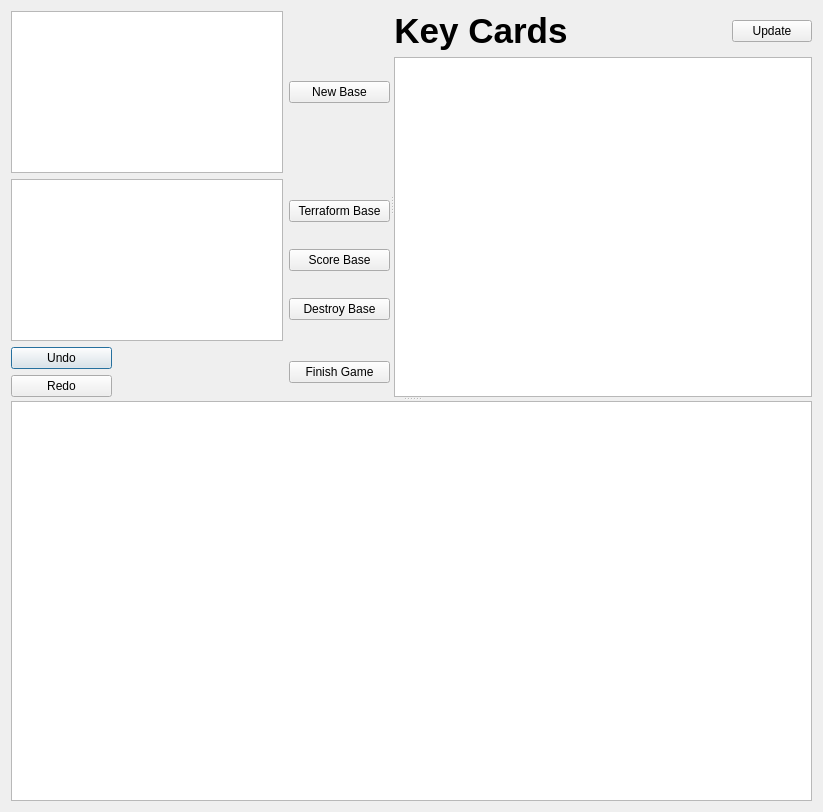
<?xml version="1.0" encoding="UTF-8"?>
<ui version="4.0">
 <class>mainGame</class>
 <widget class="QDialog" name="mainGame">
  <property name="geometry">
   <rect>
    <x>0</x>
    <y>0</y>
    <width>823</width>
    <height>812</height>
   </rect>
  </property>
  <property name="windowTitle">
   <string>Game</string>
  </property>
  <layout class="QGridLayout" name="gridLayout">
   <item row="0" column="0">
    <widget class="QSplitter" name="splitter_2">
     <property name="sizePolicy">
      <sizepolicy hsizetype="Preferred" vsizetype="MinimumExpanding">
       <horstretch>0</horstretch>
       <verstretch>0</verstretch>
      </sizepolicy>
     </property>
     <property name="orientation">
      <enum>Qt::Vertical</enum>
     </property>
     <widget class="QSplitter" name="splitter">
      <property name="sizePolicy">
       <sizepolicy hsizetype="MinimumExpanding" vsizetype="Preferred">
        <horstretch>0</horstretch>
        <verstretch>0</verstretch>
       </sizepolicy>
      </property>
      <property name="orientation">
       <enum>Qt::Horizontal</enum>
      </property>
      <widget class="QWidget" name="layoutWidget">
       <layout class="QVBoxLayout" name="verticalLayout_3">
        <item>
         <layout class="QGridLayout" name="gridLayout_3">
          <item row="0" column="1">
           <widget class="QPushButton" name="newBase">
            <property name="sizePolicy">
             <sizepolicy hsizetype="Fixed" vsizetype="Fixed">
              <horstretch>0</horstretch>
              <verstretch>0</verstretch>
             </sizepolicy>
            </property>
            <property name="minimumSize">
             <size>
              <width>101</width>
              <height>0</height>
             </size>
            </property>
            <property name="focusPolicy">
             <enum>Qt::StrongFocus</enum>
            </property>
            <property name="text">
             <string>New Base</string>
            </property>
            <property name="autoDefault">
             <bool>false</bool>
            </property>
           </widget>
          </item>
          <item row="0" column="0">
           <widget class="QListWidget" name="allBases">
            <property name="sizePolicy">
             <sizepolicy hsizetype="MinimumExpanding" vsizetype="MinimumExpanding">
              <horstretch>0</horstretch>
              <verstretch>0</verstretch>
             </sizepolicy>
            </property>
            <property name="minimumSize">
             <size>
              <width>241</width>
              <height>151</height>
             </size>
            </property>
            <property name="font">
             <font>
              <pointsize>12</pointsize>
              <weight>50</weight>
              <bold>false</bold>
             </font>
            </property>
           </widget>
          </item>
         </layout>
        </item>
        <item>
         <layout class="QGridLayout" name="gridLayout_2">
          <item row="0" column="0">
           <widget class="QListWidget" name="playingBases">
            <property name="sizePolicy">
             <sizepolicy hsizetype="MinimumExpanding" vsizetype="MinimumExpanding">
              <horstretch>0</horstretch>
              <verstretch>0</verstretch>
             </sizepolicy>
            </property>
            <property name="minimumSize">
             <size>
              <width>240</width>
              <height>152</height>
             </size>
            </property>
            <property name="font">
             <font>
              <pointsize>12</pointsize>
              <weight>50</weight>
              <bold>false</bold>
             </font>
            </property>
           </widget>
          </item>
          <item row="0" column="1">
           <layout class="QVBoxLayout" name="verticalLayout_2">
            <item>
             <widget class="QPushButton" name="terraform">
              <property name="sizePolicy">
               <sizepolicy hsizetype="Fixed" vsizetype="Fixed">
                <horstretch>0</horstretch>
                <verstretch>0</verstretch>
               </sizepolicy>
              </property>
              <property name="minimumSize">
               <size>
                <width>101</width>
                <height>0</height>
               </size>
              </property>
              <property name="text">
               <string>Terraform Base</string>
              </property>
              <property name="autoDefault">
               <bool>false</bool>
              </property>
             </widget>
            </item>
            <item>
             <widget class="QPushButton" name="scoreBase">
              <property name="sizePolicy">
               <sizepolicy hsizetype="Fixed" vsizetype="Fixed">
                <horstretch>0</horstretch>
                <verstretch>0</verstretch>
               </sizepolicy>
              </property>
              <property name="minimumSize">
               <size>
                <width>101</width>
                <height>0</height>
               </size>
              </property>
              <property name="text">
               <string>Score Base</string>
              </property>
              <property name="autoDefault">
               <bool>false</bool>
              </property>
             </widget>
            </item>
            <item>
             <widget class="QPushButton" name="destroy">
              <property name="sizePolicy">
               <sizepolicy hsizetype="Fixed" vsizetype="Fixed">
                <horstretch>0</horstretch>
                <verstretch>0</verstretch>
               </sizepolicy>
              </property>
              <property name="minimumSize">
               <size>
                <width>101</width>
                <height>0</height>
               </size>
              </property>
              <property name="text">
               <string>Destroy Base</string>
              </property>
              <property name="autoDefault">
               <bool>false</bool>
              </property>
             </widget>
            </item>
           </layout>
          </item>
         </layout>
        </item>
        <item>
         <layout class="QHBoxLayout" name="horizontalLayout_3">
          <item>
           <layout class="QVBoxLayout" name="verticalLayout">
            <item>
             <widget class="QPushButton" name="undo">
              <property name="sizePolicy">
               <sizepolicy hsizetype="Fixed" vsizetype="Fixed">
                <horstretch>0</horstretch>
                <verstretch>0</verstretch>
               </sizepolicy>
              </property>
              <property name="minimumSize">
               <size>
                <width>101</width>
                <height>0</height>
               </size>
              </property>
              <property name="text">
               <string>Undo</string>
              </property>
             </widget>
            </item>
            <item>
             <widget class="QPushButton" name="redo">
              <property name="sizePolicy">
               <sizepolicy hsizetype="Fixed" vsizetype="Fixed">
                <horstretch>0</horstretch>
                <verstretch>0</verstretch>
               </sizepolicy>
              </property>
              <property name="minimumSize">
               <size>
                <width>101</width>
                <height>0</height>
               </size>
              </property>
              <property name="text">
               <string>Redo</string>
              </property>
             </widget>
            </item>
           </layout>
          </item>
          <item>
           <spacer name="horizontalSpacer_3">
            <property name="orientation">
             <enum>Qt::Horizontal</enum>
            </property>
            <property name="sizeHint" stdset="0">
             <size>
              <width>40</width>
              <height>20</height>
             </size>
            </property>
           </spacer>
          </item>
          <item>
           <widget class="QPushButton" name="finish">
            <property name="sizePolicy">
             <sizepolicy hsizetype="Fixed" vsizetype="Fixed">
              <horstretch>0</horstretch>
              <verstretch>0</verstretch>
             </sizepolicy>
            </property>
            <property name="minimumSize">
             <size>
              <width>101</width>
              <height>0</height>
             </size>
            </property>
            <property name="text">
             <string>Finish Game</string>
            </property>
            <property name="autoDefault">
             <bool>false</bool>
            </property>
           </widget>
          </item>
         </layout>
        </item>
       </layout>
      </widget>
      <widget class="QWidget" name="layoutWidget">
       <layout class="QVBoxLayout" name="verticalLayout_4">
        <property name="sizeConstraint">
         <enum>QLayout::SetMinimumSize</enum>
        </property>
        <item>
         <layout class="QHBoxLayout" name="horizontalLayout_4">
          <item>
           <widget class="QLabel" name="label">
            <property name="font">
             <font>
              <pointsize>26</pointsize>
              <weight>75</weight>
              <bold>true</bold>
             </font>
            </property>
            <property name="text">
             <string>Key Cards</string>
            </property>
            <property name="alignment">
             <set>Qt::AlignCenter</set>
            </property>
           </widget>
          </item>
          <item>
           <spacer name="horizontalSpacer_4">
            <property name="orientation">
             <enum>Qt::Horizontal</enum>
            </property>
            <property name="sizeHint" stdset="0">
             <size>
              <width>40</width>
              <height>20</height>
             </size>
            </property>
           </spacer>
          </item>
          <item>
           <widget class="QPushButton" name="updateCards">
            <property name="text">
             <string>Update</string>
            </property>
           </widget>
          </item>
         </layout>
        </item>
        <item>
         <widget class="QPlainTextEdit" name="keyCards">
          <property name="sizePolicy">
           <sizepolicy hsizetype="MinimumExpanding" vsizetype="MinimumExpanding">
            <horstretch>0</horstretch>
            <verstretch>0</verstretch>
           </sizepolicy>
          </property>
          <property name="minimumSize">
           <size>
            <width>400</width>
            <height>340</height>
           </size>
          </property>
          <property name="font">
           <font>
            <pointsize>12</pointsize>
            <weight>50</weight>
            <bold>false</bold>
           </font>
          </property>
         </widget>
        </item>
       </layout>
      </widget>
     </widget>
     <widget class="QTextEdit" name="output">
      <property name="sizePolicy">
       <sizepolicy hsizetype="MinimumExpanding" vsizetype="MinimumExpanding">
        <horstretch>0</horstretch>
        <verstretch>0</verstretch>
       </sizepolicy>
      </property>
      <property name="minimumSize">
       <size>
        <width>791</width>
        <height>400</height>
       </size>
      </property>
      <property name="font">
       <font>
        <pointsize>12</pointsize>
        <weight>50</weight>
        <bold>false</bold>
       </font>
      </property>
      <property name="undoRedoEnabled">
       <bool>false</bool>
      </property>
      <property name="lineWrapMode">
       <enum>QTextEdit::NoWrap</enum>
      </property>
      <property name="readOnly">
       <bool>true</bool>
      </property>
     </widget>
    </widget>
   </item>
  </layout>
 </widget>
 <resources/>
 <connections/>
</ui>
